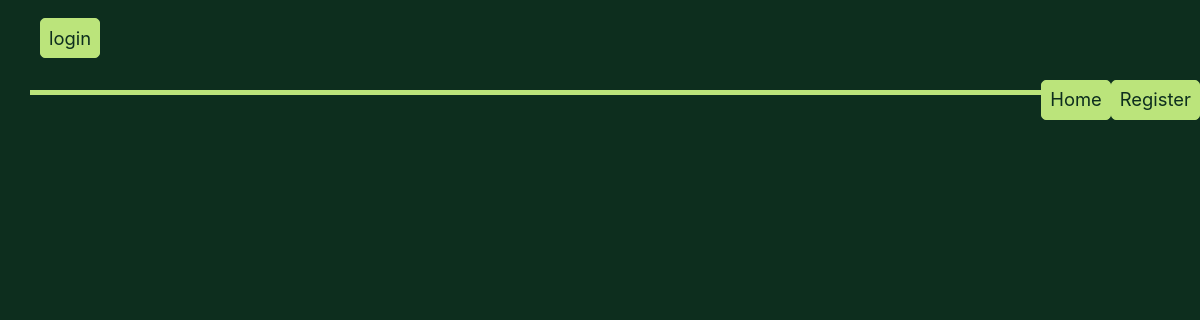
Before: / with the older database file.
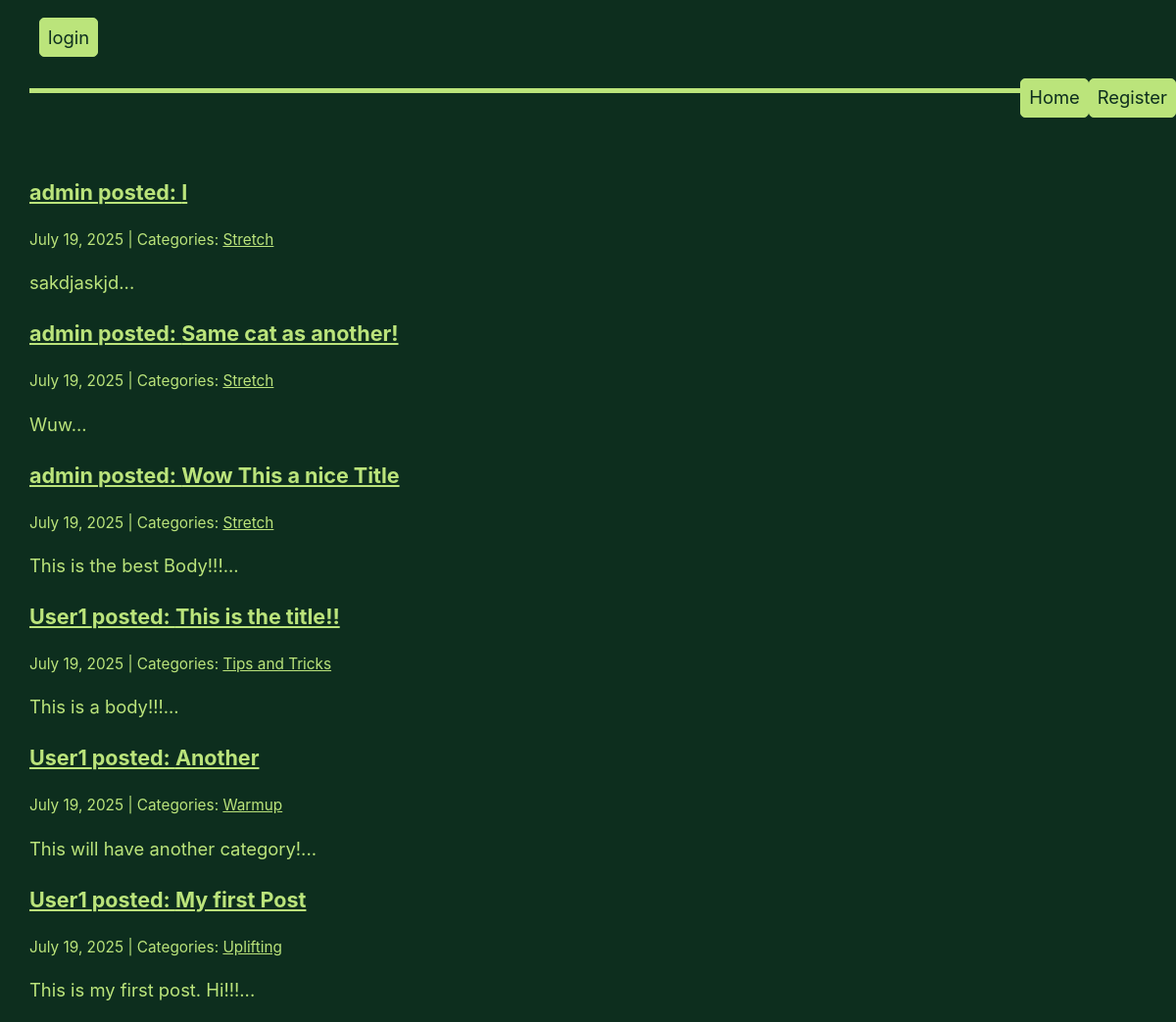
After: the same page with the newer database file.
### app/models.py (models this page shows, shortened)
class Post(models.Model):
    author = models.CharField(max_length=100, default='admin')
    title = models.CharField(max_length=255)
    image = models.ImageField(null=True, upload_to="media/")
    body = models.TextField(default="")
    created_on = models.DateTimeField(auto_now_add=True)
    last_modified = models.DateTimeField(auto_now=True)
    categories = models.ManyToManyField("Category", related_name="posts")
    is_private = models.BooleanField(default=False)

class Category(models.Model):
    name = models.CharField(max_length=30)
    class Meta:
        verbose_name_plural = "categories"

### app/views.py (the view)
# urls.py: path('', views.index, name='index'),
def index(request):
    posts = Post.objects.all().order_by("-created_on")
    context = {
        "posts": posts,
    }
    return render(request, "app/index.html", context)

### app/templates/app/index.html (shortened to what this page needs)
{% extends "base.html" %}
{% block page_content %}
    {% block posts %}
        {% for post in posts %}
        <div class="post">
            <h3><a href="{% url 'post_detail' post.pk %}">{{ post.author }} posted: {{ post.title }}</a></h3>
            <small>
                {{ post.created_on.date }} | Categories:
                {% for category in post.categories.all %}
                    <a href="{% url 'category' category.name %}">
                        {{ category.name }}
                    </a>
                {% endfor %}
            </small>
            <p>{{ post.body | slice:":400" }}...</p>
          </div>
        {% endfor %}
    {% endblock posts %}
{% endblock page_content %}

Changed rows visible on the page:
added Post: author "admin", title "I", created_on "July 19, 2025", body "sakdjaskjd"
added Category: name "Stretch"
added Post: author "admin", title "Same cat as another!", created_on "July 19, 2025", body "Wuw"
added Post: author "admin", title "Wow This a nice Title", created_on "July 19, 2025", body "This is the best Body!!!"
added Post: author "User1", title "This is the title!!", created_on "July 19, 2025", body "This is a body!!!"
now on this page (row unchanged): Category: name "Tips and Tricks", shown under "User1"
added Post: author "User1", title "Another", created_on "July 19, 2025", body "This will have another category!"
added Category: name "Warmup", shown under "User1"
added Post: author "User1", title "My first Post", created_on "July 19, 2025", body "This is my first post. Hi!!!"
added Category: name "Uplifting", shown under "User1"
